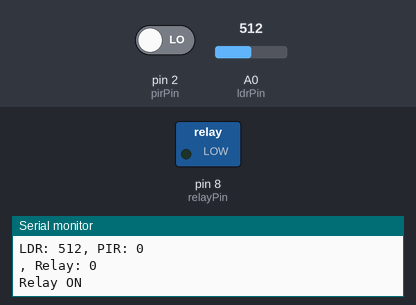
Bench run of a sketch on a simulated Arduino Uno, built with avr-gcc and run on an emulated ATmega328P. Parts: switched loads named in the sketch (green lamp = pin HIGH), the last lines printed to the serial monitor. Inputs (shaded band) come from the test bench; at power-on: A0 (ldrPin) = 512, pin 2 (pirPin) LOW.

Above: at 1.8 s.
1.9 s: A0 (ldrPin) set to 310
3.4 s: A0 (ldrPin) set to 287
At 5.2 s:
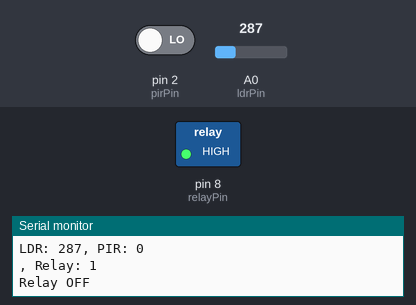
5.5 s: A0 (ldrPin) set to 306
At 6.9 s:
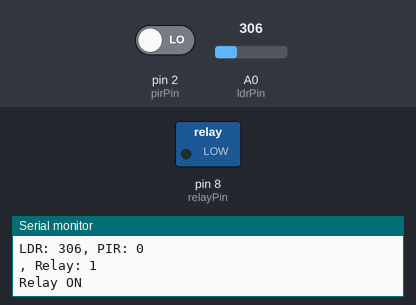
7.5 s: A0 (ldrPin) set to 290
At 8.5 s:
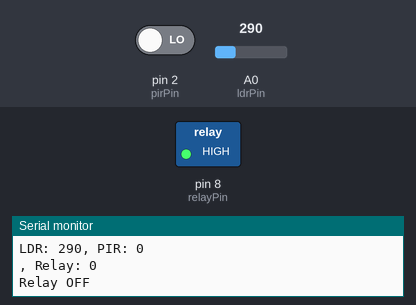
Timing chart, 0 to 10.5 s (numbered marks = the images above; inputs shaded):
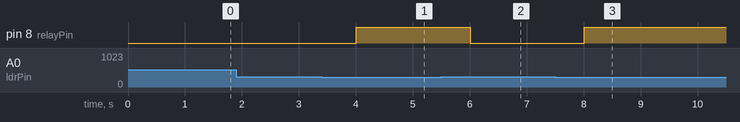

The sketch:

Lampu_Otomatis.ino
```cpp
const int relayPin = 8;
const int ldrPin = A0;
const int pirPin = 2;

const int ldrThreshold = 300;

int pirState = LOW;

// Fungsi Keanggotaan Cahaya
float keanggotaanCahayaRendah(float nilaiCahaya) {
  if (nilaiCahaya <= 200) {
    return 1.0;
  } else if (nilaiCahaya > 200 && nilaiCahaya < 300) {
    return (300 - nilaiCahaya) / (300 - 200);
  } else {
    return 0.0;
  }
}

float keanggotaanCahayaTinggi(float nilaiCahaya) {
  if (nilaiCahaya >= 300) {
    return 1.0;
  } else if (nilaiCahaya > 200 && nilaiCahaya < 300) {
    return (nilaiCahaya - 200) / (300 - 200);
  } else {
    return 0.0;
  }
}

// Fungsi Keanggotaan Gerakan
float keanggotaanGerakan(int nilaiGerakan) {
  if (nilaiGerakan == HIGH) {
    return 1.0;
  } else {
    return 0.0;
  }
}

// Fungsi Keanggotaan Aksi Relay
float keanggotaanRelayOff(float nilaiRelay) {
  if (nilaiRelay >= 0 && nilaiRelay <= 50) {
    return 1.0;
  } else if (nilaiRelay > 50 && nilaiRelay < 100) {
    return (100 - nilaiRelay) / (100 - 50);
  } else {
    return 0.0;
  }
}

float keanggotaanRelayOn(float nilaiRelay) {
  if (nilaiRelay >= 50 && nilaiRelay <= 100) {
    return 1.0;
  } else if (nilaiRelay > 0 && nilaiRelay < 50) {
    return nilaiRelay / 50;
  } else {
    return 0.0;
  }
}

void setup() {
  pinMode(relayPin, OUTPUT);
  pinMode(pirPin, INPUT);

  digitalWrite(relayPin, HIGH);

  Serial.begin(9600);
}

void loop() {
  int ldrValue = analogRead(ldrPin);
  pirState = digitalRead(pirPin);

  Serial.print("LDR: ");
  Serial.print(ldrValue);
  Serial.print(", PIR: ");
  Serial.println(pirState);
  Serial.print(", Relay: ");
  Serial.println(digitalRead(relayPin));

  // Inferensi Fuzzy
  float nilaiCahayaRendah = keanggotaanCahayaRendah(ldrValue);
  float nilaiCahayaTinggi = keanggotaanCahayaTinggi(ldrValue);
  float nilaiGerakan = keanggotaanGerakan(pirState);

  float nilaiRelayOff = min(nilaiCahayaRendah, nilaiGerakan);
  float nilaiRelayOn = nilaiGerakan;

  // Jika nilai LDR melebihi threshold
  if (ldrValue > ldrThreshold) {
    nilaiRelayOn = 1.0;  // Aktifkan relay sepenuhnya
  }

  // Defuzzifikasi
  float bobotRelayOff = 50.0;
  float bobotRelayOn = 100.0;

  float nilaiRelay = (nilaiRelayOff * bobotRelayOff + nilaiRelayOn * bobotRelayOn) / (nilaiRelayOff + nilaiRelayOn);

  // Kontrol Relay
  if (nilaiRelay > 50.0) {
    digitalWrite(relayPin, LOW);
    Serial.println("Relay ON");
  } else {
     digitalWrite(relayPin, HIGH);
    Serial.println("Relay OFF");
  }

  delay(1000);
}
```

Measured:
- the behaviour switches between 301 and 300 on A0 (ldrPin) (found by bisection; images 0 and 1)
- after the input at 3.4 s, pin 8 (relayPin): LOW → HIGH after 0.60 s
- after the input at 5.5 s, pin 8 (relayPin): HIGH → LOW after 0.51 s
- after the input at 7.5 s, pin 8 (relayPin): LOW → HIGH after 0.51 s
